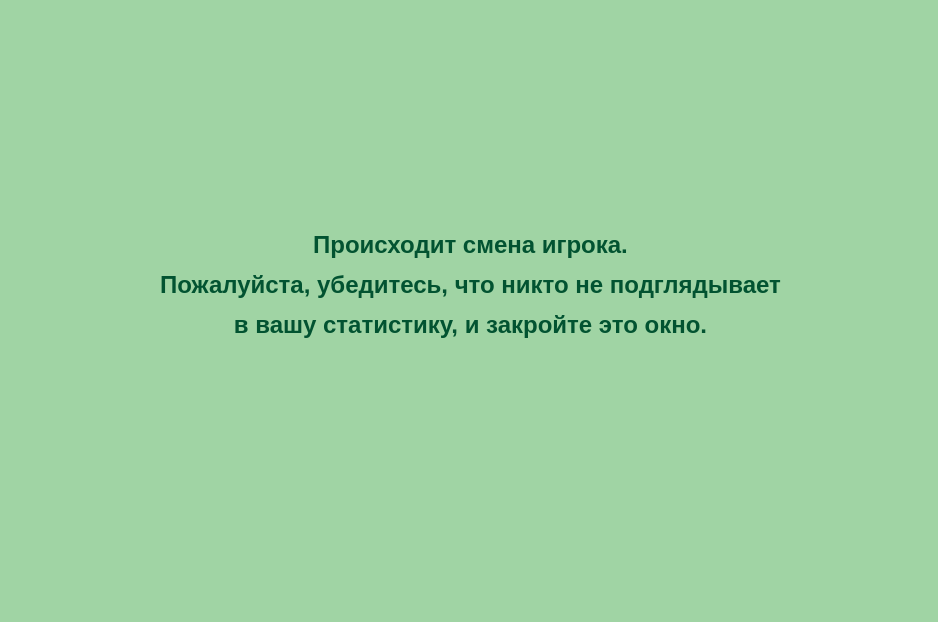
<?xml version="1.0" encoding="UTF-8"?>
<ui version="4.0">
 <class>HidePlayerStatsWindow</class>
 <widget class="QWidget" name="HidePlayerStatsWindow">
  <property name="geometry">
   <rect>
    <x>0</x>
    <y>0</y>
    <width>938</width>
    <height>622</height>
   </rect>
  </property>
  <property name="palette">
   <palette>
    <active>
     <colorrole role="Button">
      <brush brushstyle="SolidPattern">
       <color alpha="255">
        <red>240</red>
        <green>221</green>
        <blue>177</blue>
       </color>
      </brush>
     </colorrole>
     <colorrole role="Light">
      <brush brushstyle="SolidPattern">
       <color alpha="255">
        <red>255</red>
        <green>255</green>
        <blue>255</blue>
       </color>
      </brush>
     </colorrole>
     <colorrole role="Text">
      <brush brushstyle="SolidPattern">
       <color alpha="255">
        <red>2</red>
        <green>83</green>
        <blue>49</blue>
       </color>
      </brush>
     </colorrole>
     <colorrole role="BrightText">
      <brush brushstyle="SolidPattern">
       <color alpha="255">
        <red>0</red>
        <green>0</green>
        <blue>0</blue>
       </color>
      </brush>
     </colorrole>
     <colorrole role="ButtonText">
      <brush brushstyle="SolidPattern">
       <color alpha="255">
        <red>85</red>
        <green>69</green>
        <blue>40</blue>
       </color>
      </brush>
     </colorrole>
     <colorrole role="Base">
      <brush brushstyle="SolidPattern">
       <color alpha="255">
        <red>215</red>
        <green>240</green>
        <blue>209</blue>
       </color>
      </brush>
     </colorrole>
     <colorrole role="Window">
      <brush brushstyle="SolidPattern">
       <color alpha="255">
        <red>160</red>
        <green>212</green>
        <blue>164</blue>
       </color>
      </brush>
     </colorrole>
     <colorrole role="Highlight">
      <brush brushstyle="SolidPattern">
       <color alpha="255">
        <red>89</red>
        <green>159</green>
        <blue>118</blue>
       </color>
      </brush>
     </colorrole>
     <colorrole role="HighlightedText">
      <brush brushstyle="SolidPattern">
       <color alpha="255">
        <red>211</red>
        <green>240</green>
        <blue>191</blue>
       </color>
      </brush>
     </colorrole>
     <colorrole role="AlternateBase">
      <brush brushstyle="SolidPattern">
       <color alpha="255">
        <red>186</red>
        <green>223</green>
        <blue>180</blue>
       </color>
      </brush>
     </colorrole>
     <colorrole role="ToolTipText">
      <brush brushstyle="SolidPattern">
       <color alpha="255">
        <red>0</red>
        <green>0</green>
        <blue>0</blue>
       </color>
      </brush>
     </colorrole>
    </active>
    <inactive>
     <colorrole role="Button">
      <brush brushstyle="SolidPattern">
       <color alpha="255">
        <red>240</red>
        <green>221</green>
        <blue>177</blue>
       </color>
      </brush>
     </colorrole>
     <colorrole role="Light">
      <brush brushstyle="SolidPattern">
       <color alpha="255">
        <red>255</red>
        <green>255</green>
        <blue>255</blue>
       </color>
      </brush>
     </colorrole>
     <colorrole role="Text">
      <brush brushstyle="SolidPattern">
       <color alpha="255">
        <red>2</red>
        <green>83</green>
        <blue>49</blue>
       </color>
      </brush>
     </colorrole>
     <colorrole role="BrightText">
      <brush brushstyle="SolidPattern">
       <color alpha="255">
        <red>0</red>
        <green>0</green>
        <blue>0</blue>
       </color>
      </brush>
     </colorrole>
     <colorrole role="ButtonText">
      <brush brushstyle="SolidPattern">
       <color alpha="255">
        <red>85</red>
        <green>69</green>
        <blue>40</blue>
       </color>
      </brush>
     </colorrole>
     <colorrole role="Base">
      <brush brushstyle="SolidPattern">
       <color alpha="255">
        <red>215</red>
        <green>240</green>
        <blue>209</blue>
       </color>
      </brush>
     </colorrole>
     <colorrole role="Window">
      <brush brushstyle="SolidPattern">
       <color alpha="255">
        <red>160</red>
        <green>212</green>
        <blue>164</blue>
       </color>
      </brush>
     </colorrole>
     <colorrole role="Highlight">
      <brush brushstyle="SolidPattern">
       <color alpha="255">
        <red>89</red>
        <green>159</green>
        <blue>118</blue>
       </color>
      </brush>
     </colorrole>
     <colorrole role="HighlightedText">
      <brush brushstyle="SolidPattern">
       <color alpha="255">
        <red>211</red>
        <green>240</green>
        <blue>191</blue>
       </color>
      </brush>
     </colorrole>
     <colorrole role="AlternateBase">
      <brush brushstyle="SolidPattern">
       <color alpha="255">
        <red>186</red>
        <green>223</green>
        <blue>180</blue>
       </color>
      </brush>
     </colorrole>
     <colorrole role="ToolTipText">
      <brush brushstyle="SolidPattern">
       <color alpha="255">
        <red>0</red>
        <green>0</green>
        <blue>0</blue>
       </color>
      </brush>
     </colorrole>
    </inactive>
    <disabled>
     <colorrole role="Button">
      <brush brushstyle="SolidPattern">
       <color alpha="255">
        <red>240</red>
        <green>221</green>
        <blue>177</blue>
       </color>
      </brush>
     </colorrole>
     <colorrole role="Light">
      <brush brushstyle="SolidPattern">
       <color alpha="255">
        <red>255</red>
        <green>255</green>
        <blue>255</blue>
       </color>
      </brush>
     </colorrole>
     <colorrole role="BrightText">
      <brush brushstyle="SolidPattern">
       <color alpha="255">
        <red>0</red>
        <green>0</green>
        <blue>0</blue>
       </color>
      </brush>
     </colorrole>
     <colorrole role="Base">
      <brush brushstyle="SolidPattern">
       <color alpha="255">
        <red>160</red>
        <green>212</green>
        <blue>164</blue>
       </color>
      </brush>
     </colorrole>
     <colorrole role="Window">
      <brush brushstyle="SolidPattern">
       <color alpha="255">
        <red>160</red>
        <green>212</green>
        <blue>164</blue>
       </color>
      </brush>
     </colorrole>
     <colorrole role="HighlightedText">
      <brush brushstyle="SolidPattern">
       <color alpha="255">
        <red>211</red>
        <green>240</green>
        <blue>191</blue>
       </color>
      </brush>
     </colorrole>
     <colorrole role="AlternateBase">
      <brush brushstyle="SolidPattern">
       <color alpha="255">
        <red>186</red>
        <green>223</green>
        <blue>180</blue>
       </color>
      </brush>
     </colorrole>
     <colorrole role="ToolTipText">
      <brush brushstyle="SolidPattern">
       <color alpha="255">
        <red>0</red>
        <green>0</green>
        <blue>0</blue>
       </color>
      </brush>
     </colorrole>
    </disabled>
   </palette>
  </property>
  <property name="windowTitle">
   <string>Form</string>
  </property>
  <widget class="QLabel" name="label">
   <property name="geometry">
    <rect>
     <x>70</x>
     <y>170</y>
     <width>801</width>
     <height>231</height>
    </rect>
   </property>
   <property name="palette">
    <palette>
     <active>
      <colorrole role="WindowText">
       <brush brushstyle="SolidPattern">
        <color alpha="255">
         <red>2</red>
         <green>83</green>
         <blue>49</blue>
        </color>
       </brush>
      </colorrole>
      <colorrole role="Button">
       <brush brushstyle="SolidPattern">
        <color alpha="255">
         <red>240</red>
         <green>221</green>
         <blue>177</blue>
        </color>
       </brush>
      </colorrole>
      <colorrole role="Light">
       <brush brushstyle="SolidPattern">
        <color alpha="255">
         <red>255</red>
         <green>255</green>
         <blue>255</blue>
        </color>
       </brush>
      </colorrole>
      <colorrole role="Text">
       <brush brushstyle="SolidPattern">
        <color alpha="255">
         <red>2</red>
         <green>83</green>
         <blue>49</blue>
        </color>
       </brush>
      </colorrole>
      <colorrole role="BrightText">
       <brush brushstyle="SolidPattern">
        <color alpha="255">
         <red>2</red>
         <green>83</green>
         <blue>49</blue>
        </color>
       </brush>
      </colorrole>
      <colorrole role="ButtonText">
       <brush brushstyle="SolidPattern">
        <color alpha="255">
         <red>85</red>
         <green>69</green>
         <blue>40</blue>
        </color>
       </brush>
      </colorrole>
      <colorrole role="Base">
       <brush brushstyle="SolidPattern">
        <color alpha="255">
         <red>215</red>
         <green>240</green>
         <blue>209</blue>
        </color>
       </brush>
      </colorrole>
      <colorrole role="Window">
       <brush brushstyle="SolidPattern">
        <color alpha="255">
         <red>160</red>
         <green>212</green>
         <blue>164</blue>
        </color>
       </brush>
      </colorrole>
      <colorrole role="Highlight">
       <brush brushstyle="SolidPattern">
        <color alpha="255">
         <red>89</red>
         <green>159</green>
         <blue>118</blue>
        </color>
       </brush>
      </colorrole>
      <colorrole role="HighlightedText">
       <brush brushstyle="SolidPattern">
        <color alpha="255">
         <red>211</red>
         <green>240</green>
         <blue>191</blue>
        </color>
       </brush>
      </colorrole>
      <colorrole role="AlternateBase">
       <brush brushstyle="SolidPattern">
        <color alpha="255">
         <red>186</red>
         <green>223</green>
         <blue>180</blue>
        </color>
       </brush>
      </colorrole>
      <colorrole role="ToolTipText">
       <brush brushstyle="SolidPattern">
        <color alpha="255">
         <red>2</red>
         <green>83</green>
         <blue>49</blue>
        </color>
       </brush>
      </colorrole>
     </active>
     <inactive>
      <colorrole role="WindowText">
       <brush brushstyle="SolidPattern">
        <color alpha="255">
         <red>2</red>
         <green>83</green>
         <blue>49</blue>
        </color>
       </brush>
      </colorrole>
      <colorrole role="Button">
       <brush brushstyle="SolidPattern">
        <color alpha="255">
         <red>240</red>
         <green>221</green>
         <blue>177</blue>
        </color>
       </brush>
      </colorrole>
      <colorrole role="Light">
       <brush brushstyle="SolidPattern">
        <color alpha="255">
         <red>255</red>
         <green>255</green>
         <blue>255</blue>
        </color>
       </brush>
      </colorrole>
      <colorrole role="Text">
       <brush brushstyle="SolidPattern">
        <color alpha="255">
         <red>2</red>
         <green>83</green>
         <blue>49</blue>
        </color>
       </brush>
      </colorrole>
      <colorrole role="BrightText">
       <brush brushstyle="SolidPattern">
        <color alpha="255">
         <red>2</red>
         <green>83</green>
         <blue>49</blue>
        </color>
       </brush>
      </colorrole>
      <colorrole role="ButtonText">
       <brush brushstyle="SolidPattern">
        <color alpha="255">
         <red>85</red>
         <green>69</green>
         <blue>40</blue>
        </color>
       </brush>
      </colorrole>
      <colorrole role="Base">
       <brush brushstyle="SolidPattern">
        <color alpha="255">
         <red>215</red>
         <green>240</green>
         <blue>209</blue>
        </color>
       </brush>
      </colorrole>
      <colorrole role="Window">
       <brush brushstyle="SolidPattern">
        <color alpha="255">
         <red>160</red>
         <green>212</green>
         <blue>164</blue>
        </color>
       </brush>
      </colorrole>
      <colorrole role="Highlight">
       <brush brushstyle="SolidPattern">
        <color alpha="255">
         <red>89</red>
         <green>159</green>
         <blue>118</blue>
        </color>
       </brush>
      </colorrole>
      <colorrole role="HighlightedText">
       <brush brushstyle="SolidPattern">
        <color alpha="255">
         <red>211</red>
         <green>240</green>
         <blue>191</blue>
        </color>
       </brush>
      </colorrole>
      <colorrole role="AlternateBase">
       <brush brushstyle="SolidPattern">
        <color alpha="255">
         <red>186</red>
         <green>223</green>
         <blue>180</blue>
        </color>
       </brush>
      </colorrole>
      <colorrole role="ToolTipText">
       <brush brushstyle="SolidPattern">
        <color alpha="255">
         <red>2</red>
         <green>83</green>
         <blue>49</blue>
        </color>
       </brush>
      </colorrole>
     </inactive>
     <disabled>
      <colorrole role="Button">
       <brush brushstyle="SolidPattern">
        <color alpha="255">
         <red>240</red>
         <green>221</green>
         <blue>177</blue>
        </color>
       </brush>
      </colorrole>
      <colorrole role="Light">
       <brush brushstyle="SolidPattern">
        <color alpha="255">
         <red>255</red>
         <green>255</green>
         <blue>255</blue>
        </color>
       </brush>
      </colorrole>
      <colorrole role="BrightText">
       <brush brushstyle="SolidPattern">
        <color alpha="255">
         <red>2</red>
         <green>83</green>
         <blue>49</blue>
        </color>
       </brush>
      </colorrole>
      <colorrole role="Base">
       <brush brushstyle="SolidPattern">
        <color alpha="255">
         <red>160</red>
         <green>212</green>
         <blue>164</blue>
        </color>
       </brush>
      </colorrole>
      <colorrole role="Window">
       <brush brushstyle="SolidPattern">
        <color alpha="255">
         <red>160</red>
         <green>212</green>
         <blue>164</blue>
        </color>
       </brush>
      </colorrole>
      <colorrole role="HighlightedText">
       <brush brushstyle="SolidPattern">
        <color alpha="255">
         <red>211</red>
         <green>240</green>
         <blue>191</blue>
        </color>
       </brush>
      </colorrole>
      <colorrole role="AlternateBase">
       <brush brushstyle="SolidPattern">
        <color alpha="255">
         <red>186</red>
         <green>223</green>
         <blue>180</blue>
        </color>
       </brush>
      </colorrole>
      <colorrole role="ToolTipText">
       <brush brushstyle="SolidPattern">
        <color alpha="255">
         <red>2</red>
         <green>83</green>
         <blue>49</blue>
        </color>
       </brush>
      </colorrole>
     </disabled>
    </palette>
   </property>
   <property name="font">
    <font>
     <pointsize>18</pointsize>
     <bold>true</bold>
    </font>
   </property>
   <property name="text">
    <string>&lt;html&gt;&lt;head/&gt;&lt;body&gt;&lt;p align=&quot;center&quot;&gt;Происходит смена игрока.&lt;/p&gt;&lt;p align=&quot;center&quot;&gt;Пожалуйста, убедитесь, что никто не подглядывает&lt;/p&gt;&lt;p align=&quot;center&quot;&gt;в вашу статистику, и закройте это окно.&lt;/p&gt;&lt;/body&gt;&lt;/html&gt;</string>
   </property>
  </widget>
 </widget>
 <resources/>
 <connections/>
</ui>
